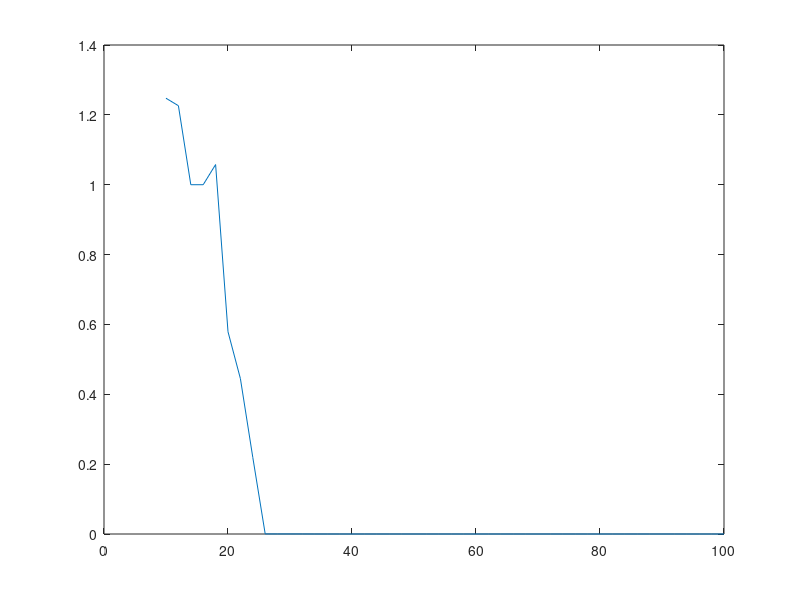

Reproduce this figure in MATLAB.
K = input('Enter the number of sinusoidal terms in the line list (K): ');
sdt = input('Enter the time step for N=2*K: ');
% an arbitrary initialization of the parameters, d and w:
d = sort(rand(1, K)*10);
w = sort(rand(1, K)*3 - rand(1, K)*3*i);
maxN = 20*K;
allmed = zeros(1, (maxN - (2*K))/2 + 1);
for j = 1:(maxN-(2*K))/2 + 1
    N = 2*K + 2*j - 2;
    M = N/2;
    dt = 2*K*sdt/N;
    c = zeros(N, 1);
    for n = 0:(N - 1)
        % The time index is n+1.
        c(n+1) = sum(d.*exp(-i*w*dt*n));
    end
% Creating a matrix of the time indices of the signal, c, for U0.
    v = ones(1, M);
    u = 0:M-1;
    U0cti = v'*u + u'*v + 1;
    U0 = c(U0cti);
    U1 = c(U0cti + 1);
    [B, Du] = eig(U1, U0);
%w(M-K+1:M) = w;
%w(1:M-K) = 0
    %w_result = sort(-log(diag(Du).')/(i*dt))
%rwerr = real(w_result - w)./real(w)
%imwerr = imag(w_result - w)./imag(w)
%werr = sqrt(rwerr.^2 + imwerr.^2)
    d_result = zeros(1, M);
    for k = 1:M
    % Normalizing B(:, k) with respect to U0:
        B(:, k) = B(:, k)/sqrt(B(:, k).'*U0*B(:, k));
        d_result(k) = (B(:, k).'*c(1:M))^2;
    end
%d(M-K+1:M) = d;
%d(1:M-K) = 0
%d
    d_result = sort(d_result);
%d_result(M-K+1:M)
    derr = real(d_result(M-K+1:M) - d)./d;
%max_erw = max(abs(rwerr))
%max_eimw = max(abs(imwerr))
    max_ed = max(abs(derr));
    allmed(j) = max_ed;
end
plot((1:(maxN-(2*K))/2 + 1)*2 + 2*K - 2, allmed)